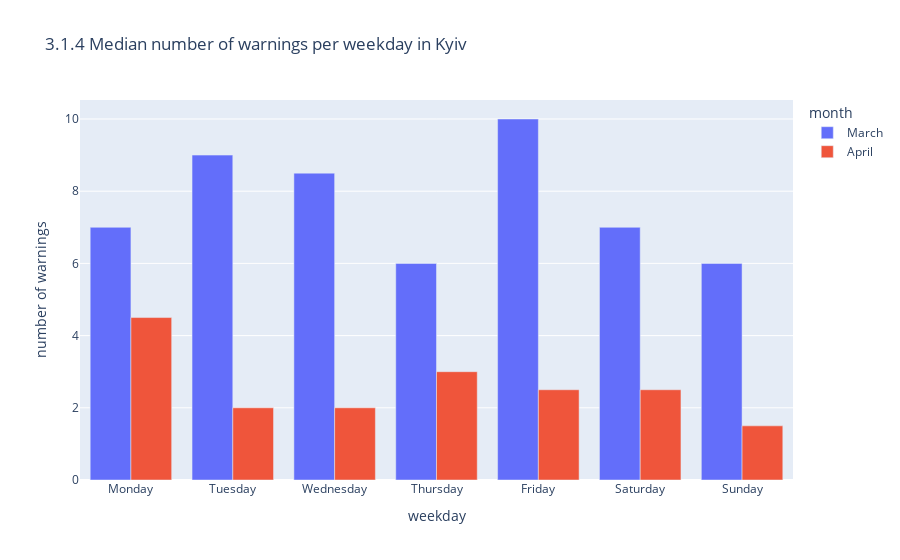

The code cell stored with this chart in its notebook:
### Markdown cell above
#### 3.1.4 Median number of warnings per weekday
We count the median

### Code cell
# selecting
weekday = df_region[['weekday_num', 'weekday', 'unique_warning', 'month', 'month_num', 'war_day']] # addedwarday
# grouping 1
weekday = weekday.groupby(by=['month_num', 'month','weekday_num', 'weekday', 'war_day']).sum()
weekday = weekday.reset_index()
# grouping 2
weekday = weekday.groupby(by=['month_num', 'month','weekday_num', 'weekday']).median()
weekday = weekday.reset_index()
# printing
weekday['number of warnings'] = weekday['unique_warning']
weekday_bar =  px.bar(weekday, x="weekday", y="number of warnings", color="month", barmode="group",
                     title=f'3.1.4 Median number of warnings per weekday in {region}')
weekday_bar.show()

### Figure 1 — Plotly figure (JSON) as saved in the notebook; plotly's stock layout.template omitted (floating-point values rounded to 4 significant figures)
{"data": [{"alignmentgroup": "True", "hovertemplate": "month=March<br>weekday=%{x}<br>number of warnings=%{y}<extra></extra>", "legendgroup": "March", "marker": {"color": "#636efa"}, "name": "March", "offsetgroup": "March", "orientation": "v", "showlegend": true, "textposition": "auto", "type": "bar", "x": ["Monday", "Tuesday", "Wednesday", "Thursday", "Friday", "Saturday", "Sunday"], "xaxis": "x", "y": [7, 9, 8.5, 6, 10, 7, 6], "yaxis": "y"}, {"alignmentgroup": "True", "hovertemplate": "month=April<br>weekday=%{x}<br>number of warnings=%{y}<extra></extra>", "legendgroup": "April", "marker": {"color": "#EF553B"}, "name": "April", "offsetgroup": "April", "orientation": "v", "showlegend": true, "textposition": "auto", "type": "bar", "x": ["Monday", "Tuesday", "Wednesday", "Thursday", "Friday", "Saturday", "Sunday"], "xaxis": "x", "y": [4.5, 2, 2, 3, 2.5, 2.5, 1.5], "yaxis": "y"}], "layout": {"barmode": "group", "legend": {"title": {"text": "month"}, "tracegroupgap": 0}, "title": {"text": "3.1.4 Median number of warnings per weekday in Kyiv"}, "xaxis": {"anchor": "y", "domain": [0, 1], "title": {"text": "weekday"}}, "yaxis": {"anchor": "x", "domain": [0, 1], "title": {"text": "number of warnings"}}}}
